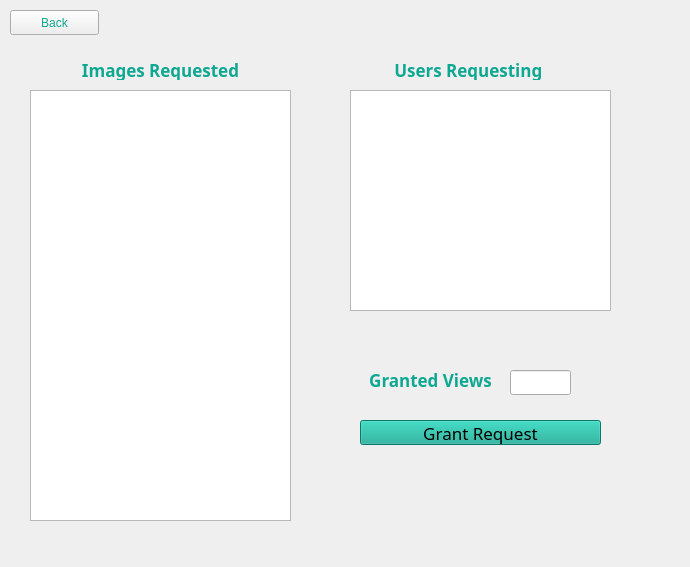
<?xml version="1.0" encoding="UTF-8"?>
<ui version="4.0">
 <class>Requests</class>
 <widget class="QWidget" name="Requests">
  <property name="geometry">
   <rect>
    <x>0</x>
    <y>0</y>
    <width>690</width>
    <height>567</height>
   </rect>
  </property>
  <property name="windowTitle">
   <string>Form</string>
  </property>
  <widget class="QListWidget" name="imageRequested">
   <property name="geometry">
    <rect>
     <x>30</x>
     <y>90</y>
     <width>261</width>
     <height>431</height>
    </rect>
   </property>
   <property name="font">
    <font>
     <family>Ubuntu Mono</family>
     <pointsize>15</pointsize>
    </font>
   </property>
   <property name="styleSheet">
    <string notr="true">selection-background-color: rgb(14, 168, 146);</string>
   </property>
  </widget>
  <widget class="QLabel" name="label">
   <property name="geometry">
    <rect>
     <x>30</x>
     <y>60</y>
     <width>261</width>
     <height>20</height>
    </rect>
   </property>
   <property name="font">
    <font>
     <family>Ubuntu Mono</family>
     <pointsize>13</pointsize>
     <weight>75</weight>
     <bold>true</bold>
    </font>
   </property>
   <property name="styleSheet">
    <string notr="true">color: rgb(14, 168, 146);</string>
   </property>
   <property name="text">
    <string>Images Requested</string>
   </property>
   <property name="alignment">
    <set>Qt::AlignCenter</set>
   </property>
  </widget>
  <widget class="QPushButton" name="request">
   <property name="geometry">
    <rect>
     <x>360</x>
     <y>420</y>
     <width>241</width>
     <height>25</height>
    </rect>
   </property>
   <property name="font">
    <font>
     <family>Umpush</family>
     <pointsize>13</pointsize>
    </font>
   </property>
   <property name="styleSheet">
    <string notr="true">background-color: rgb(14, 168, 146);</string>
   </property>
   <property name="text">
    <string>Grant Request</string>
   </property>
  </widget>
  <widget class="QListWidget" name="usersRequesting">
   <property name="geometry">
    <rect>
     <x>350</x>
     <y>90</y>
     <width>261</width>
     <height>221</height>
    </rect>
   </property>
   <property name="font">
    <font>
     <family>Ubuntu Mono</family>
     <pointsize>15</pointsize>
    </font>
   </property>
   <property name="styleSheet">
    <string notr="true">selection-background-color: rgb(14, 168, 146);</string>
   </property>
  </widget>
  <widget class="QLabel" name="label_2">
   <property name="geometry">
    <rect>
     <x>340</x>
     <y>60</y>
     <width>261</width>
     <height>20</height>
    </rect>
   </property>
   <property name="font">
    <font>
     <family>Ubuntu Mono</family>
     <pointsize>13</pointsize>
     <weight>75</weight>
     <bold>true</bold>
    </font>
   </property>
   <property name="styleSheet">
    <string notr="true">color: rgb(14, 168, 146);</string>
   </property>
   <property name="text">
    <string>Users Requesting </string>
   </property>
   <property name="alignment">
    <set>Qt::AlignCenter</set>
   </property>
  </widget>
  <widget class="QLabel" name="label_3">
   <property name="geometry">
    <rect>
     <x>370</x>
     <y>370</y>
     <width>121</width>
     <height>20</height>
    </rect>
   </property>
   <property name="font">
    <font>
     <family>Ubuntu Mono</family>
     <pointsize>13</pointsize>
     <weight>75</weight>
     <bold>true</bold>
    </font>
   </property>
   <property name="styleSheet">
    <string notr="true">color: rgb(14, 168, 146);</string>
   </property>
   <property name="text">
    <string>Granted Views</string>
   </property>
   <property name="alignment">
    <set>Qt::AlignCenter</set>
   </property>
  </widget>
  <widget class="QLineEdit" name="views">
   <property name="geometry">
    <rect>
     <x>510</x>
     <y>370</y>
     <width>61</width>
     <height>25</height>
    </rect>
   </property>
  </widget>
  <widget class="QPushButton" name="pushButton">
   <property name="geometry">
    <rect>
     <x>10</x>
     <y>10</y>
     <width>89</width>
     <height>25</height>
    </rect>
   </property>
   <property name="styleSheet">
    <string notr="true">color: rgb(14, 168, 146);
font: 13pt &quot;Ubuntu Mono&quot;;</string>
   </property>
   <property name="text">
    <string>Back</string>
   </property>
  </widget>
 </widget>
 <resources/>
 <connections/>
</ui>
